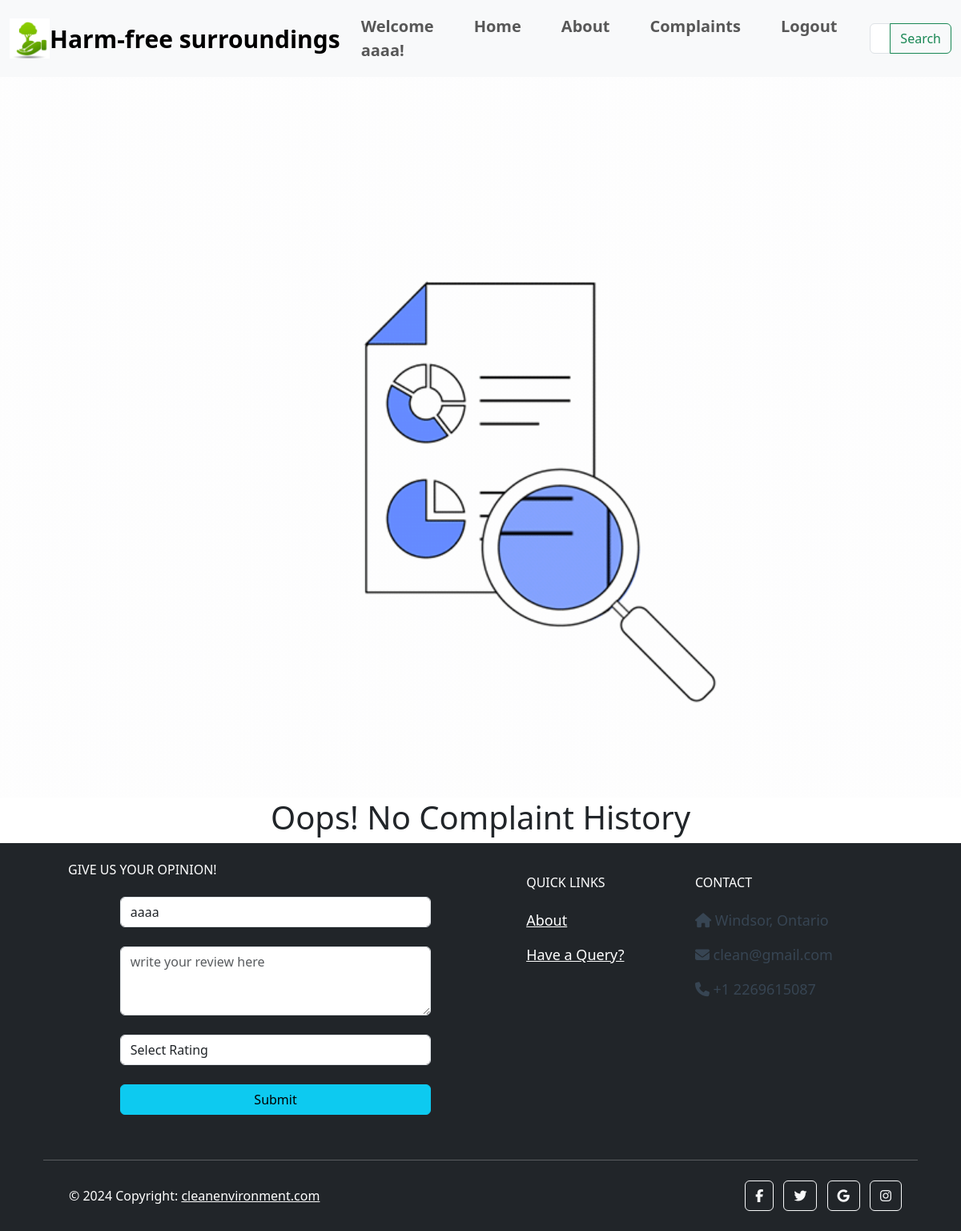
The app's page /user/complaints (signed in), older data.
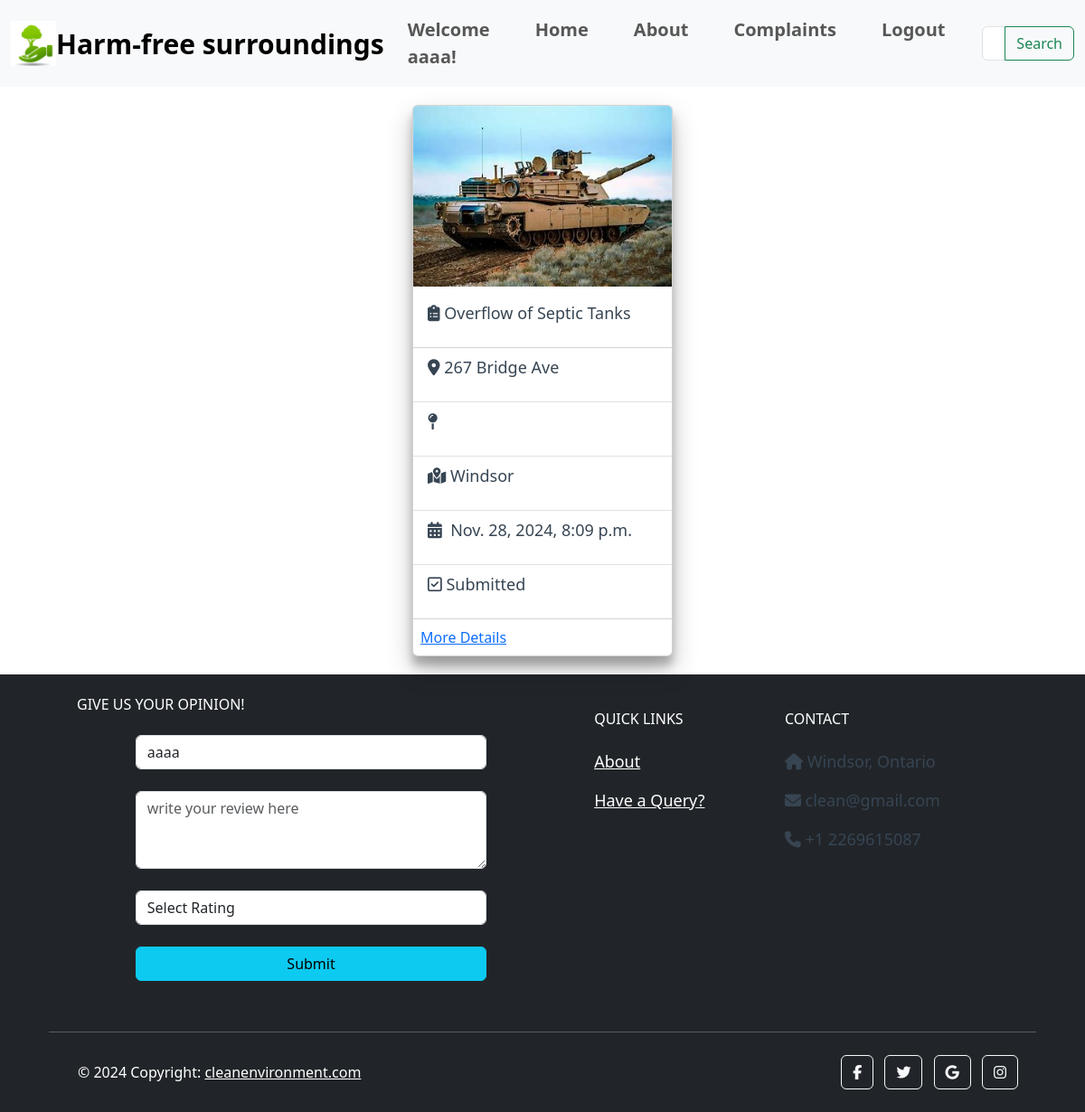
The same page, newer data.
### city/models.py (models this page shows, shortened)
class Complaint(models.Model):
    STATUS = (
        ('Submitted', 'Submitted'),
        ('Pending', 'Pending'),
        ('Resolved', 'Resolved')
    )
    COMPLAINTS = (
        ('Garbage dump', 'Garbage dump'),
        ('Overflow of Septic Tanks', 'Overflow of Septic Tanks'),
        ('Burning of Garbage', 'Burning of Garbage'),
        ('Stagnant Water', 'Stagnant Water'),
        ('Dustbins not cleaned', 'Dustbins not cleaned'),
        ('Improper Sanitization', 'Improper Sanitization'),
        ('Open Manholes or Drains', 'Open Manholes or Drains'),
    )
    user_name = models.ForeignKey(MyUser, on_delete=models.CASCADE)
    complaint_type = models.CharField(max_length=200, null=True, choices=COMPLAINTS)
    address = models.CharField(max_length=500, null=True)
    city = models.CharField(max_length=100, null=True)
    postal_code = models.CharField(max_length=20, null=True, blank=True)
    thumbs_up = models.PositiveIntegerField(default=0)
    is_verified = models.BooleanField(default=False)
    voted_users = models.ManyToManyField(MyUser, related_name='voted_complaints', blank=True)
    landmark = models.CharField(max_length=200, null=True)
    info = models.CharField(max_length=200, null=True)
    latitude = models.FloatField(null=True, blank=True)
    longitude = models.FloatField(null=True, blank=True)
    complaint_date = models.DateTimeField(auto_now_add=True, null=True)
    picture = models.ImageField(null=True)
    video = models.FileField(upload_to='uploads/complaint_videos/', null=True, blank=True)
    tracking_id = models.CharField(null=True, max_length=16)
    status = models.CharField(max_length=200, null=True, default='Submitted', choices=STATUS)

### city/views.py (the view)
# urls.py: path('user/complaints',views.user_complaints,name='user_complaints'),
@login_required(login_url='login')
def user_complaints(request):
    complaint = Complaint.objects.all().filter(user_name=request.user).order_by('-complaint_date')
    return render(request, 'city/user_complaints.html', {'complaint': complaint})

### city/templates/city/user_complaints.html (shortened to what this page needs)
{% extends 'city/navbar.html' %}  {% load static %}{% block content %}
<div id="section">
  {% if complaint %} {% for complaints in complaint %}
  <div class="card" style="width: 18rem">
    <img src="{{complaints.picture.url}}" class="card-img-top" alt="..." />
    <div class="card-body">
      <p class="card-title" id="type">
        <i class="fa-solid fa-clipboard-list"></i
        >&nbsp;{{complaints.complaint_type}}
      </p>
    </div>
    <ul class="list-group list-group-flush">
      <li class="list-group-item">
        <p id="address">
          <i class="fa-solid fa-location-dot"></i>&nbsp;{{complaints.address}}
        </p>
      </li>
      <li class="list-group-item">
        <p id="area">
          <i class="fa-solid fa-map-pin"></i>&nbsp;{{complaints.area}}
        </p>
      </li>
      <li class="list-group-item">
        <p id="city">
          <i class="fa-solid fa-map-location-dot"></i>&nbsp;{{complaints.city}}
        </p>
      </li>
      <li class="list-group-item">
        <p id="date">
          <i class="fa-solid fa-calendar-days"></i>&nbsp;
          {{complaints.complaint_date}}
        </p>
      </li>
      <li class="list-group-item">
        <p id="status">
          <i class="fa-regular fa-square-check"></i>&nbsp;{{complaints.status}}
        </p>
      </li>
    </ul>
  <a class="m-2" href="{% url 'complaint_detail' complaints.pk %}">More Details</a>
  </div>
  <br />
  {% endfor %} {% else %}
  <img src="{% static 'images/solved.gif' %}" alt="" class="oops" />
  <h1>Oops! No Complaint History</h1>
  {% endif %}
</div>
{% endblock content %}

Row changes from the older to the newer data that the page shows:
added Complaint: picture (picture), complaint_type "Overflow of Septic Tanks", address "267 Bridge Ave", city "Windsor", complaint_date "Nov. 28, 2024, 8:09 p.m.", status "Submitted"
Text that changed along with them:
text no longer shown: "Oops! No Complaint History"
